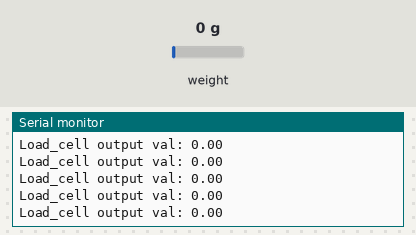
A sketch run on a simulated ESP32. On the bench: the last lines printed to the serial monitor. Inputs (shaded band) come from the test bench; at power-on: weight on the scale 0 g.

Above: at 3.6 s.
3.7 s: weight on the scale set to 100 g
At 4.2 s:
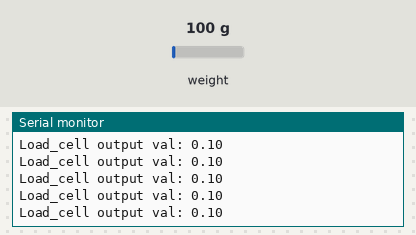
6.7 s: weight on the scale set to 1250 g
At 7.6 s:
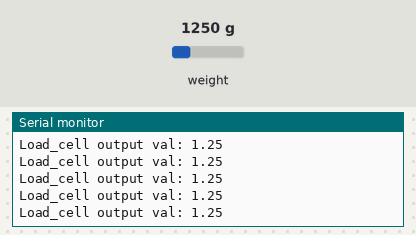
Timing chart, 0 to 8.4 s (numbered marks = the images above; inputs shaded):
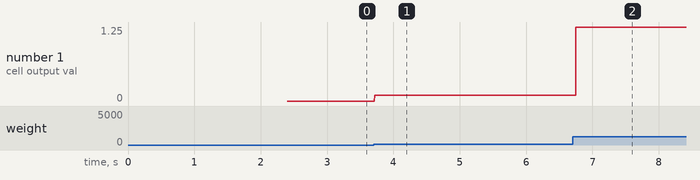

The sketch:

printWeightToSerialMonitor.ino
```cpp
/**
 * Recycling Pioneers
 * Adapted from various resources by Arneet Kalra
 *
 * Libraries used for this sketch:
 *
 * Ultrasonic sensor uses NewPing library
 * https://bitbucket.org/teckel12/arduino-new-ping/wiki/Home
 *
 * HX711_ADC library to connect with load cell amplifier
 *
 * Wifi Library for esp32
 */

//#include <WiFi.h>
#include <NewPing.h>
//#include <FirebaseESP32.h>
#include <HX711_ADC.h>
//#include "time.h"
//#include "arduino_secrets.h"

/*
 * The following code has been placed in a secret file for security reasons. The template follows as below:
#define SECRET_FIREBASE_HOST "firebase host here"
#define SECRET_FIREBASE_AUTH "firebase authentication here"
#define SECRET_WIFI_SSID "wifi name here"
#define SECRET_WIFI_PASSWORD "wifi password here"
*/

//Pins required for Distance Sensors
#define TRIGGER_PIN_1  16  // Arduino pin tied to trigger pin on the ultrasonic sensor.
#define ECHO_PIN_1     17  // Arduino pin tied to echo pin on the ultrasonic sensor.

#define TRIGGER_PIN_2  18  // Arduino pin tied to trigger pin on the ultrasonic sensor.
#define ECHO_PIN_2     19  // Arduino pin tied to echo pin on the ultrasonic sensor.

#define TRIGGER_PIN_3  22  // Arduino pin tied to trigger pin on the ultrasonic sensor.
#define ECHO_PIN_3    23  // Arduino pin tied to echo pin on the ultrasonic sensor.

//Pins for Load Sensors
#define DOUT 5
#define CLK 4


//Information for time
const char* ntpServer = "pool.ntp.org";
const long  gmtOffset_sec = -18000; //Offset of 18000s (5 hours) for our timezone
const int   daylightOffset_sec = 3600; //Daylight saving offset one hour
/*
//Fields required for Firebase
FirebaseData firebaseData;
FirebaseJson json;
*/
//Fields required for weight
float calibrationValue = -134110.0; //Custom calibration value for our sensor
int weightData = 0.0000;
int last_stable_weight = -100.0000; //Set the inital stable to unattainable value
bool stable_weight_flag = false; //Set the weight to not stable yet
int ave;
int weight_history[4];
bool newDataReady = false;

//Fields required for distance
int distanceData = 0;
int last_stable_distance = -5; //Set the inital stable to unattainable value

//Field required for Time
char createdAt[30]; //Char array for time field
unsigned long previousMillis = 0; //Last time data was updated
#define MAX_DISTANCE 300

HX711_ADC LoadCell(DOUT,CLK);   //HX711 constructor (dout pin, sck pin)

void setup() {
  Serial.begin(115200); // start serial port output, check for same speed at Serial Monitor
  initWeightSensor();
  Serial.println("Intialized");
}

void loop() {

      float weightData = LoadCell.update();
      weightData = fabs(LoadCell.getData());
      Serial.print("Load_cell output val: ");
      Serial.println(weightData);
}

void initWeightSensor(){
  // Set up the HX711 library
  Serial.println("Initializing Load Sensors...");
  LoadCell.begin();

  long stabilizingtime = 2000; // preciscion right after power-up can be improved by adding a few seconds of stabilizing time
  boolean _tare = true; //set this to false if you don't want tare to be performed in the next step

  LoadCell.start(stabilizingtime, _tare);
  if (LoadCell.getTareTimeoutFlag()) {
    Serial.println("Timeout, check MCU>HX711 wiring and pin designations");
    while (1);
  }
  else {
    LoadCell.setCalFactor(calibrationValue); // set calibration value (float)
    Serial.println("Load Sensors Startup & Tare: Online");
  }
}
```

Measured:
- after the input at 3.7 s, the serial monitor: prints a new line at once (image 1)
- after the input at 6.7 s, the serial monitor: prints a new line after 0.05 s (image 2)
- plotted number 1: 0 → 0.1 after the input at 3.7 s, 0.1 → 1.25 after the input at 6.7 s
